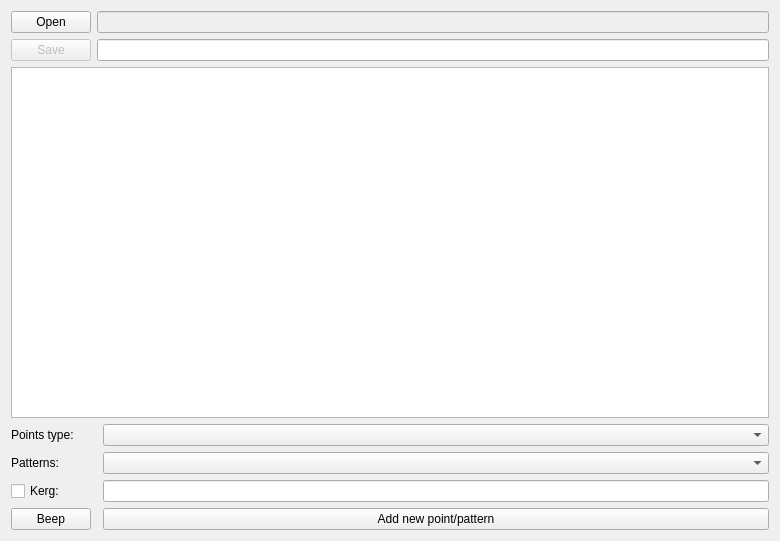
<?xml version="1.0" encoding="UTF-8"?>
<ui version="4.0">
 <class>MainWindow</class>
 <widget class="QMainWindow" name="MainWindow">
  <property name="geometry">
   <rect>
    <x>0</x>
    <y>0</y>
    <width>780</width>
    <height>541</height>
   </rect>
  </property>
  <property name="windowTitle">
   <string>GeneratorWsadów</string>
  </property>
  <property name="windowIcon">
   <iconset resource="AppIcon.qrc">
    <normaloff>:/icons/applications-system.png</normaloff>:/icons/applications-system.png</iconset>
  </property>
  <widget class="QWidget" name="centralWidget">
   <layout class="QGridLayout" name="gridLayout">
    <item row="0" column="1" colspan="2">
     <widget class="QLineEdit" name="InputPathBox">
      <property name="enabled">
       <bool>false</bool>
      </property>
      <property name="readOnly">
       <bool>false</bool>
      </property>
     </widget>
    </item>
    <item row="1" column="0">
     <widget class="QPushButton" name="SaveButton">
      <property name="enabled">
       <bool>false</bool>
      </property>
      <property name="text">
       <string>Save</string>
      </property>
     </widget>
    </item>
    <item row="4" column="2">
     <widget class="QComboBox" name="PatternComboBox">
      <property name="sizePolicy">
       <sizepolicy hsizetype="Expanding" vsizetype="Fixed">
        <horstretch>0</horstretch>
        <verstretch>0</verstretch>
       </sizepolicy>
      </property>
     </widget>
    </item>
    <item row="3" column="0" colspan="2">
     <widget class="QLabel" name="PointsLabel">
      <property name="text">
       <string>Points type:</string>
      </property>
     </widget>
    </item>
    <item row="6" column="0">
     <widget class="QPushButton" name="BeepButton">
      <property name="cursor">
       <cursorShape>ForbiddenCursor</cursorShape>
      </property>
      <property name="text">
       <string>Beep</string>
      </property>
     </widget>
    </item>
    <item row="2" column="0" colspan="3">
     <widget class="QPlainTextEdit" name="RevievEditBox"/>
    </item>
    <item row="6" column="2">
     <widget class="QPushButton" name="DialogButton">
      <property name="layoutDirection">
       <enum>Qt::LeftToRight</enum>
      </property>
      <property name="text">
       <string>Add new point/pattern</string>
      </property>
     </widget>
    </item>
    <item row="0" column="0">
     <widget class="QPushButton" name="OpenButton">
      <property name="text">
       <string>Open</string>
      </property>
     </widget>
    </item>
    <item row="5" column="2">
     <widget class="QLineEdit" name="KergEdit">
      <property name="frame">
       <bool>true</bool>
      </property>
     </widget>
    </item>
    <item row="1" column="1" colspan="2">
     <widget class="QLineEdit" name="OutputPathBox">
      <property name="clearButtonEnabled">
       <bool>false</bool>
      </property>
     </widget>
    </item>
    <item row="3" column="2">
     <widget class="QComboBox" name="PointsComboBox">
      <property name="sizePolicy">
       <sizepolicy hsizetype="Expanding" vsizetype="Fixed">
        <horstretch>0</horstretch>
        <verstretch>0</verstretch>
       </sizepolicy>
      </property>
      <property name="editable">
       <bool>false</bool>
      </property>
     </widget>
    </item>
    <item row="4" column="0" colspan="2">
     <widget class="QLabel" name="PatternLabel">
      <property name="text">
       <string>Patterns:</string>
      </property>
     </widget>
    </item>
    <item row="5" column="0">
     <widget class="QCheckBox" name="KergCheckBox">
      <property name="text">
       <string>Kerg:</string>
      </property>
     </widget>
    </item>
   </layout>
  </widget>
 </widget>
 <layoutdefault spacing="6" margin="11"/>
 <resources>
  <include location="AppIcon.qrc"/>
 </resources>
 <connections>
  <connection>
   <sender>OpenButton</sender>
   <signal>clicked()</signal>
   <receiver>MainWindow</receiver>
   <slot>onButtonOpenClick()</slot>
   <hints>
    <hint type="sourcelabel">
     <x>77</x>
     <y>21</y>
    </hint>
    <hint type="destinationlabel">
     <x>97</x>
     <y>12</y>
    </hint>
   </hints>
  </connection>
  <connection>
   <sender>SaveButton</sender>
   <signal>clicked()</signal>
   <receiver>MainWindow</receiver>
   <slot>onButtonSaveClick()</slot>
   <hints>
    <hint type="sourcelabel">
     <x>59</x>
     <y>52</y>
    </hint>
    <hint type="destinationlabel">
     <x>8</x>
     <y>57</y>
    </hint>
   </hints>
  </connection>
  <connection>
   <sender>DialogButton</sender>
   <signal>clicked()</signal>
   <receiver>MainWindow</receiver>
   <slot>onButtonDialog()</slot>
   <hints>
    <hint type="sourcelabel">
     <x>128</x>
     <y>525</y>
    </hint>
    <hint type="destinationlabel">
     <x>48</x>
     <y>526</y>
    </hint>
   </hints>
  </connection>
 </connections>
 <slots>
  <slot>onButtonOpenClick()</slot>
  <slot>onButtonSaveClick()</slot>
  <slot>onButtonDialog()</slot>
 </slots>
</ui>
